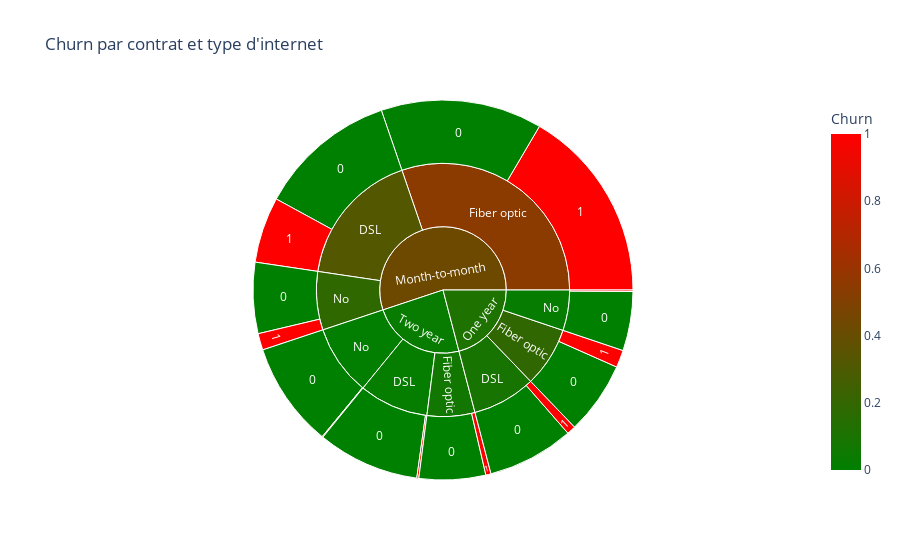

The notebook cell saved with this chart:
### Code cell
fig = px.sunburst(df, path=["Contract", "InternetService", "Churn"],
                  color="Churn", maxdepth=3,
                  color_continuous_scale=["green", "red"],
                  title="Churn par contrat et type d'internet")
fig.show()

### Figure 1 — Plotly figure (JSON) as saved in the notebook; plotly's stock layout.template omitted (floating-point values rounded to 4 significant figures)
{"data": [{"branchvalues": "total", "customdata": [[0.0], [0.0], [1.0], [1.0], [0.0], [0.0], [0.0], [0.0], [0.0], [1.0], [0.0], [0.0], [1.0], [1.0], [1.0], [1.0], [1.0], [1.0], [0.3222], [0.09298], [0.5461], [0.007899], [0.1929], [0.07226], [0.02479], [0.1889], [0.01926], [0.4271], [0.1128], [0.02849]], "domain": {"x": [0, 1], "y": [0, 1]}, "hovertemplate": "labels=%{label}<br>count=%{value}<br>parent=%{parent}<br>id=%{id}<br>Churn=%{color}<extra></extra>", "ids": ["Month-to-month/DSL/0", "One year/DSL/0", "Month-to-month/DSL/1", "Month-to-month/Fiber optic/1", "Month-to-month/Fiber optic/0", "Two year/No/0", "One year/Fiber optic/0", "Two year/Fiber optic/0", "One year/No/0", "Month-to-month/No/1", "Two year/DSL/0", "Month-to-month/No/0", "Two year/Fiber optic/1", "One year/Fiber optic/1", "Two year/No/1", "One year/DSL/1", "One year/No/1", "Two year/DSL/1", "Month-to-month/DSL", "One year/DSL", "Month-to-month/Fiber optic", "Two year/No", "One year/Fiber optic", "Two year/Fiber optic", "One year/No", "Month-to-month/No", "Two year/DSL", "Month-to-month", "One year", "Two year"], "labels": ["0", "0", "1", "1", "0", "0", "0", "0", "0", "1", "0", "0", "1", "1", "1", "1", "1", "1", "DSL", "DSL", "Fiber optic", "No", "Fiber optic", "Fiber optic", "No", "No", "DSL", "Month-to-month", "One year", "Two year"], "marker": {"coloraxis": "coloraxis", "colors": [0.0, 0.0, 1.0, 1.0, 0.0, 0.0, 0.0, 0.0, 0.0, 1.0, 0.0, 0.0, 1.0, 1.0, 1.0, 1.0, 1.0, 1.0, 0.3222, 0.09298, 0.5461, 0.007899, 0.1929, 0.07226, 0.02479, 0.1889, 0.01926, 0.4271, 0.1128, 0.02849]}, "maxdepth": 3, "name": "", "parents": ["Month-to-month/DSL", "One year/DSL", "Month-to-month/DSL", "Month-to-month/Fiber optic", "Month-to-month/Fiber optic", "Two year/No", "One year/Fiber optic", "Two year/Fiber optic", "One year/No", "Month-to-month/No", "Two year/DSL", "Month-to-month/No", "Two year/Fiber optic", "One year/Fiber optic", "Two year/No", "One year/DSL", "One year/No", "Two year/DSL", "Month-to-month", "One year", "Month-to-month", "Two year", "One year", "Two year", "One year", "Month-to-month", "Two year", "", "", ""], "type": "sunburst", "values": [829, 517, 394, 1162, 966, 628, 435, 398, 354, 99, 611, 425, 31, 104, 5, 53, 9, 12, 1223, 570, 2128, 633, 539, 429, 363, 524, 623, 3875, 1472, 1685]}], "layout": {"coloraxis": {"colorbar": {"title": {"text": "Churn"}}, "colorscale": [[0, "green"], [1, "red"]]}, "legend": {"tracegroupgap": 0}, "title": {"text": "Churn par contrat et type d'internet"}}}
